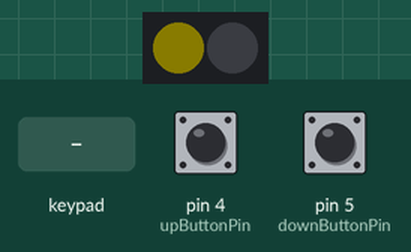
This sketch was run on a simulated Arduino Leonardo, built with avr-gcc and run on an emulated ATmega32U4. Parts: 2 RGB LEDs in strip order, left to right. The test bench sets the inputs (shaded band); at power-on: pin 4 (upButtonPin) HIGH, pin 5 (downButtonPin) HIGH. Dim RGB values are drawn brighter than linear; what the sketch prints to the serial monitor is not drawn.

Above: at 1.2 s.
1.3 s: pin 4 (upButtonPin) pulled LOW for 0.15 s
At 4.25 s:
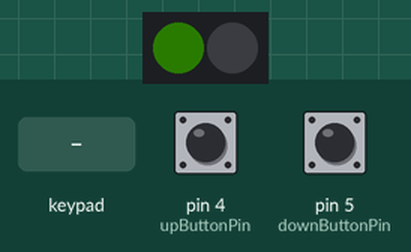
4.3 s: key '0' pressed
At 4.42 s:
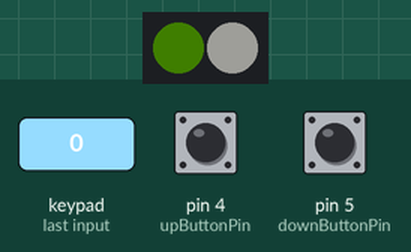
7.3 s: pin 5 (downButtonPin) pulled LOW for 1 s
At 9.74 s:
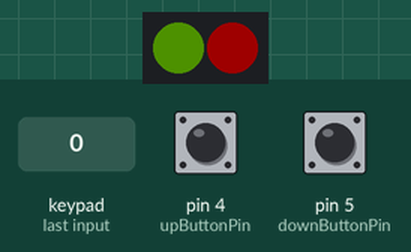
10.3 s: pin 5 (downButtonPin) pulled LOW for 0.15 s
At 12.34 s:
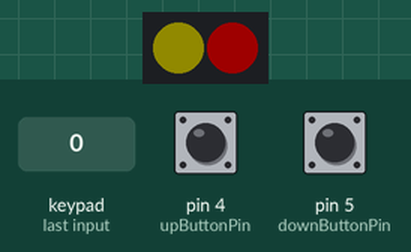
13.3 s: pin 4 (upButtonPin) pulled LOW for 1 s
At 13.86 s:
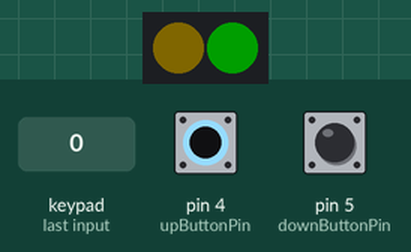
16.3 s: keypad keys 1 2 3 4 pressed 0.4 s apart
At 17.77 s:
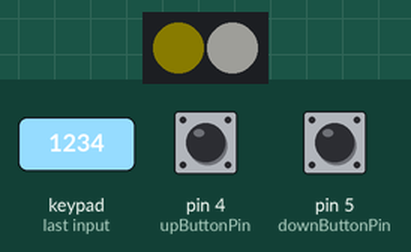
Timing chart, 0 to 20.4 s (numbered marks = the images above; inputs shaded):
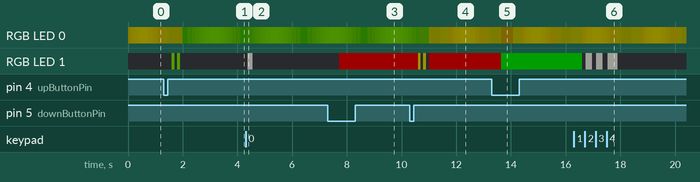

The sketch:

24-touch-midi-controller.ino
```cpp
#include <Adafruit_MPR121.h>
#include <MIDIUSB.h>
#include <Adafruit_NeoPixel.h>
#include "Arduino.h"
#include "avdweb_Switch.h"

#define PIN 6
#define NUM_LEDS 2
#define THRESHOLD 4
#define RELEASE 4
#define BASE_NOTE_MIN 24 //C-1
#define BASE_NOTE_MAX 94 //C8
#define BASE_NOTE 36 //def note C1
#define MIDI_VELOCITY 0x7F //127 velocity
#define BRIGHTNESS 30
#define DEBOUNCE_TIME 50 // debounce time in milliseconds
#define HOLD_CONFIRMATION_TIME 100 // czas potwierdzenia utrzymania dotyku (ms)
#define FADE_MIN_BRIGHTNESS 30 // minimalna jasność fade
#define FADE_MAX_BRIGHTNESS 150 // maksymalna jasność fade
#define FADE_SPEED 0.005 // szybkość fade (im mniejsze, tym wolniejsze)

const byte downButtonPin  = 5; // downButton
const byte upButtonPin = 4; // upButton

Switch downButton = Switch(downButtonPin);
Switch upButton = Switch(upButtonPin);

bool isMuted = false; // midi muted

Adafruit_MPR121 cap1 = Adafruit_MPR121(); //initialize first mpr121
Adafruit_MPR121 cap2 = Adafruit_MPR121(); //initialize second mpr121
Adafruit_NeoPixel strip = Adafruit_NeoPixel(NUM_LEDS, PIN, NEO_GRB + NEO_KHZ800); //initialize ws8212b

// Rozszerzona struktura przechowywania stanu
bool last_touched[24] = {false}; // Stan każdego pada (true = dotknięty)
bool note_active[24] = {false}; // Czy nota MIDI jest aktywna
unsigned long last_touch_time[24] = {0}; // Czas ostatniej zmiany stanu
unsigned long touch_start_time[24] = {0}; // Czas rozpoczęcia dotyku
uint8_t touch_stability_counter[24] = {0}; // Licznik stabilności sygnału

// Zmienna do fade (używa wartości float dla płynności)
float fadePhase = 0.0;

int baseNote = BASE_NOTE; // set base note

void setup() {
  Serial.begin(9600);
  cap1.begin(0x5B); // initialization MPR121 adress 0x5B
  cap1.setThresholds(THRESHOLD, RELEASE); // set treshold MPR121 adress 0x5B
  cap2.begin(0x5A); //initialization MPR121 adress 0x5A
  cap2.setThresholds(THRESHOLD, RELEASE); // set treshold MPR121 adress 0x5A
  strip.begin(); //initialization LED
  strip.setBrightness(BRIGHTNESS); // set default brighthness
}

void loop() {
  readTouchInputs(&cap1, 0); // waiting for touch first mpr121
  readTouchInputs(&cap2, 12); // waiting for touch second mpr121

  // Płynny fade LED 0 z kolorem oktawy
  fadeOctaveDisplay();

  strip.show();

  downButton.poll();

  if(downButton.singleClick()) {
    if (baseNote > BASE_NOTE_MIN) {
      baseNote -= 12;
      Serial.print("Oktawa: ");
      Serial.println(baseNote);
      blinkLed(1, getColor(baseNote));
      if (isMuted) {
        strip.setPixelColor(1, strip.Color(255, 0, 0));
        strip.show();
      }
    }
  }

  if(downButton.longPress()) {
    if (!isMuted) {
      muteAllChannels();
      strip.setPixelColor(1, strip.Color(255, 0, 0));
      strip.show();
    }
  }

  upButton.poll();

  if(upButton.singleClick()) {
    if (baseNote < BASE_NOTE_MAX) {
      baseNote += 12;
      Serial.print("Oktawa: ");
      Serial.println(baseNote);
      blinkLed(1, getColor(baseNote));
      if (isMuted) {
        strip.setPixelColor(1, strip.Color(255, 0, 0));
        strip.show();
      }
    }
  }

  if(upButton.longPress() && isMuted) {
    strip.setPixelColor(1, strip.Color(0, 255, 0));
    strip.show();
    delay(400);
    cap1.setThresholds(THRESHOLD, RELEASE);
    cap2.setThresholds(THRESHOLD, RELEASE);
    unmuteAllChannels();
  }
}

// Funkcja płynnego fade LED 0 z kolorem oktawy (breathing effect)
void fadeOctaveDisplay() {
  // Pobierz bazowy kolor oktawy
  uint32_t baseColor = getColor(baseNote);

  // Wyodrębnij składowe RGB
  uint8_t r = (baseColor >> 16) & 0xFF;
  uint8_t g = (baseColor >> 8) & 0xFF;
  uint8_t b = baseColor & 0xFF;

  // Oblicz jasność używając sinusa dla płynnego fade
  // sin zwraca wartości od -1 do 1, przekształcamy na zakres 0-1
  float sineWave = (sin(fadePhase) + 1.0) / 2.0;

  // Mapuj sinusoidę na zakres jasności
  int currentBrightness = FADE_MIN_BRIGHTNESS + (int)(sineWave * (FADE_MAX_BRIGHTNESS - FADE_MIN_BRIGHTNESS));

  // Skaluj jasność
  float brightnessFactor = (float)currentBrightness / 255.0;
  uint8_t scaledR = (uint8_t)(r * brightnessFactor);
  uint8_t scaledG = (uint8_t)(g * brightnessFactor);
  uint8_t scaledB = (uint8_t)(b * brightnessFactor);

  // Ustaw kolor z przeskalowaną jasnością
  strip.setPixelColor(0, strip.Color(scaledR, scaledG, scaledB));

  // Zwiększ fazę dla następnej klatki (tworzy ciągły ruch)
  fadePhase += FADE_SPEED;

  // Zapobiegnij przepełnieniu float
  if (fadePhase > TWO_PI * 100) {
    fadePhase -= TWO_PI * 100;
  }
}

void readTouchInputs(Adafruit_MPR121* cap, int offset) {
  uint16_t current_touched = cap->touched();
  unsigned long currentTime = millis();

  for (uint8_t i = 0; i < 12; i++) {
    int padIndex = i + offset;
    bool isCurrentlyTouched = (current_touched & _BV(i)) != 0;

    // === LOGIKA Z HISTEREZĄ ===

    if (isCurrentlyTouched) {
      // Pad jest dotknięty w tym cyklu

      if (!last_touched[padIndex]) {
        // Nowy dotyk - rozpocznij proces
        last_touched[padIndex] = true;
        touch_start_time[padIndex] = currentTime;
        touch_stability_counter[padIndex] = 1;
      } else {
        // Dotyk kontynuowany - zwiększ licznik stabilności
        if (currentTime - last_touch_time[padIndex] >= 10) { // Co 10ms
          touch_stability_counter[padIndex]++;
          last_touch_time[padIndex] = currentTime;
        }
      }

      // Aktywuj notę dopiero gdy dotyk jest stabilny przez określony czas
      if (!note_active[padIndex] &&
          touch_stability_counter[padIndex] >= 3) { // 3 kolejne odczyty = ~30ms stabilności
        handleTouchOn(i, offset);
        note_active[padIndex] = true;
        Serial.print("Pad ");
        Serial.print(padIndex);
        Serial.println(" - nota aktywowana");
      }

    } else {
      // Pad NIE jest dotknięty w tym cyklu

      if (note_active[padIndex]) {
        // Nota jest aktywna - wymaga potwierdzenia puszczenia

        if (last_touched[padIndex]) {
          // Pierwsze wykrycie braku dotyku - rozpocznij liczenie
          last_touched[padIndex] = false;
          last_touch_time[padIndex] = currentTime;
          touch_stability_counter[padIndex] = 0;
        }

        // Deaktywuj notę dopiero po potwierdzonym czasie bez dotyku
        if (currentTime - last_touch_time[padIndex] >= HOLD_CONFIRMATION_TIME) {
          handleTouchOff(i, offset);
          note_active[padIndex] = false;
          touch_stability_counter[padIndex] = 0;
          Serial.print("Pad ");
          Serial.print(padIndex);
          Serial.println(" - nota dezaktywowana");
        }
      } else {
        // Nota nieaktywna i brak dotyku - reset stanów
        last_touched[padIndex] = false;
        touch_stability_counter[padIndex] = 0;
      }
    }
  }
}

void handleTouchOn(uint8_t i, int offset) {
  if (!isMuted) {
    noteOn(0x00, baseNote + i + offset, MIDI_VELOCITY);
    MidiUSB.flush();
    Serial.print("→ NoteON: ");
    Serial.println(baseNote + i + offset);
    strip.setPixelColor(1, strip.Color(255, 255, 246));
  }
}

void handleTouchOff(uint8_t i, int offset) {
  if (!isMuted) {
    noteOff(0x00, baseNote + i + offset, 0);
    MidiUSB.flush();
    Serial.print("← NoteOFF: ");
    Serial.println(baseNote + i + offset);
    strip.setPixelColor(1, strip.Color(0, 0, 0));
  }
}

// function noteOn
void noteOn(byte channel, byte pitch, byte velocity) {
  midiEventPacket_t noteOn = {0x09, 0x90 | channel, pitch, velocity};
  MidiUSB.sendMIDI(noteOn);
}

// function noteOff
void noteOff(byte channel, byte pitch, byte velocity) {
  midiEventPacket_t noteOff = {0x08, 0x80 | channel, pitch, velocity};
  MidiUSB.sendMIDI(noteOff);
}

// function CC change
void controlChange(byte channel, byte control, byte value) {
  midiEventPacket_t controlChange = {0x0B, 0xB0 | channel, control, value};
  MidiUSB.sendMIDI(controlChange);
}

// function mute all channels
void muteAllChannels() {
  // Najpierw wyślij noteOff dla wszystkich aktywnych nut
  for (uint8_t i = 0; i < 24; i++) {
    if (note_active[i]) {
      noteOff(0x00, baseNote + i, 0);
      note_active[i] = false;
    }
  }
  MidiUSB.flush();

  for (byte channel = 0; channel < 16; channel++) {
    controlChange(channel, 120, 0);
  }
  isMuted = true;
}

// function unmute all channels
void unmuteAllChannels() {
  for (byte channel = 0; channel < 16; channel++) {
    controlChange(channel, 121, 0);
  }
  isMuted = false;

  // Wyczyść wszystkie stany
  for (uint8_t i = 0; i < 24; i++) {
    last_touched[i] = false;
    note_active[i] = false;
    last_touch_time[i] = 0;
    touch_start_time[i] = 0;
    touch_stability_counter[i] = 0;
  }
}

// change flash color when change octave
uint32_t getColor(int baseNote) {
  switch (baseNote) {
    case 12: return strip.Color(252, 3, 3); // red
    case 24: return strip.Color(252, 136, 3); // orange
    case 36: return strip.Color(252, 235, 3); // yellow
    case 48: return strip.Color(132, 252, 3); // green
    case 60: return strip.Color(3, 252, 219); // celeste
    case 72: return strip.Color(3, 94, 252); // blue
    case 84: return strip.Color(123, 3, 252); // violet
    case 96: return strip.Color(252, 3, 235); // pink
    default: return strip.Color(255, 255, 255); // white
  }
}

// confirmation octave - led blinks
void blinkLed(int pixel, uint32_t color) {
  for (int i = 0; i < 2; i++) {
    strip.setPixelColor(pixel, color);
    strip.show();
    delay(100);
    strip.setPixelColor(pixel, strip.Color(0, 0, 0));
    strip.show();
    delay(100);
  }
}
```
